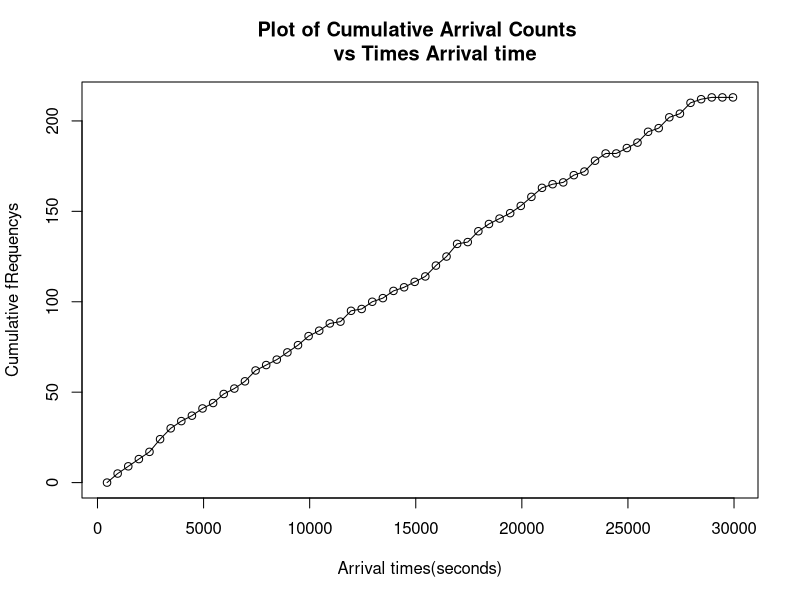

The R source for this figure:
#The following aircraft arrival times are for the control sector 454LT 
#studied in this article. The sample period was 16/00/00-24/00/00 
#GMT (noon-8 P.M. New York time) on April 30, 1969. 
#Tabulated values are in seconds from the start of the sample period. 
#The data were originally collected by the Federal Aviation Administration,
#National Aviation Facilities Experimental Center, Atlantic City, New Jersey.
exp.data <- c(467,761,792,812,926,1100,1147,1163,1398,1462,1487,1749,1865,
                   2004,2177,2208,2279,2609,2682,2733,2818,2837,2855,2868,3089,
                   3209,3223,3233,3272,3399,3595,3634,3650,3851,4176,4304,4391,
                   4453,4539,4748,4839,5049,5202,5355,5551,5598,5640,5702,5935,
                   6000,6192,6435,6474,6600,6810,6824,7168,7181,7202,7218,7408,
                   7428,7720,7755,7835,7958,8307,8427,8754,8819,8904,8938,8980,
                   9048,9237,9268,9513,9635,9750,9910,9929,10167,10254,10340,
                   10624,10639,10669,10889,11386,11515,11651,11727,11737,11844,
                   11928,12168,12657,12675,12696,12732,13092,13281,13536,13556,
                   13681,13710,14008,14151,14601,14877,14927,15032,15134,15213,
                   15491,15589,15600,15631,15674,15797,15953,16089,16118,16215,
                   16394,16503,16515,16537,16570,16597,16619,16693,17314,17516,
                   17646,17770,17897,17913,17922,18174,18189,18328,18345,18499,
                   18521,18588,19117,19150,19432,19662,19758,19789,19831,19978,
                   20119,20312,20346,20449,20455,20604,20675,20817,20898,21245,
                   21386,21562,22022,22056,22095,22182,22554,22764,22955,22993,
                   23025,23117,23321,23341,23650,23766,23879,23888,24458,24889,
                   24930,24967,25224,25312,25477,25498,25712,25721,25884,25919,
                   25985,26196,26459,26468,26494,26505,26554,26906,27003,27437,
                   27661,27675,27697,27721,27734,27802, 27971, 28116, 28746)
#write.table(arrival.times, file = "my_data.txt", sep = "\t")
#my_data.1 <- read.table("my_data.txt")
#exp.data <- my_data.1$x

####AIR TRAFFIC DATA - EXPONENTIAL DISTRIBUTION
#### Cumulative frequency plot for arrival times (in seconds)
breaks=seq(450, 30000, by=500)
times.cut = cut(exp.data, breaks, right=FALSE)
times.freq = table(times.cut)
times.cumfreq = cumsum(times.freq)
cumfreq0 = c(0, cumsum(times.freq)) 
plot(breaks, cumfreq0,main="Plot of Cumulative Arrival Counts 
     vs Times Arrival time", xlab="Arrival times(seconds)",
     ylab="Cumulative fRequencys")   # y−axis label 
lines(breaks, cumfreq0)  


inter.times <- diff(exp.data, lag=1)

# Converting the data to a matrix format that will work nicely with our code
realDataMatrix <- matrix(inter.times, nrow=1, ncol=length(inter.times))

